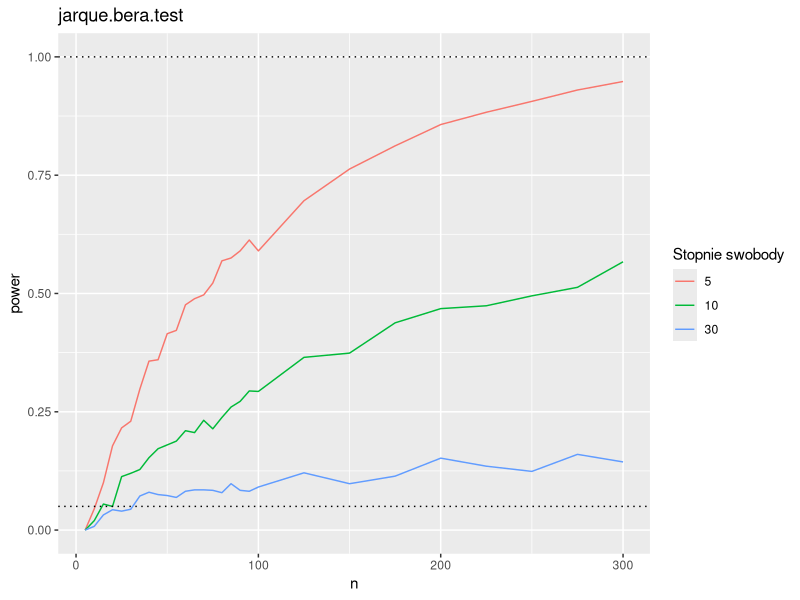
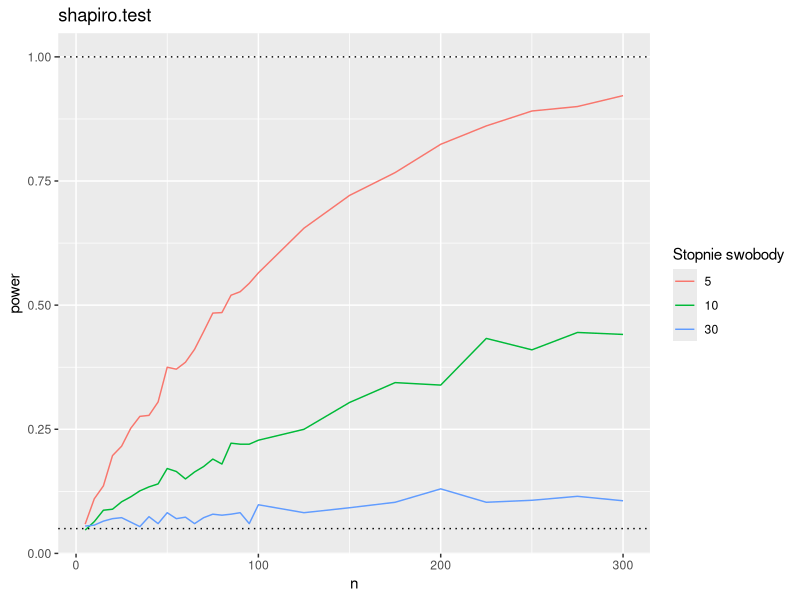
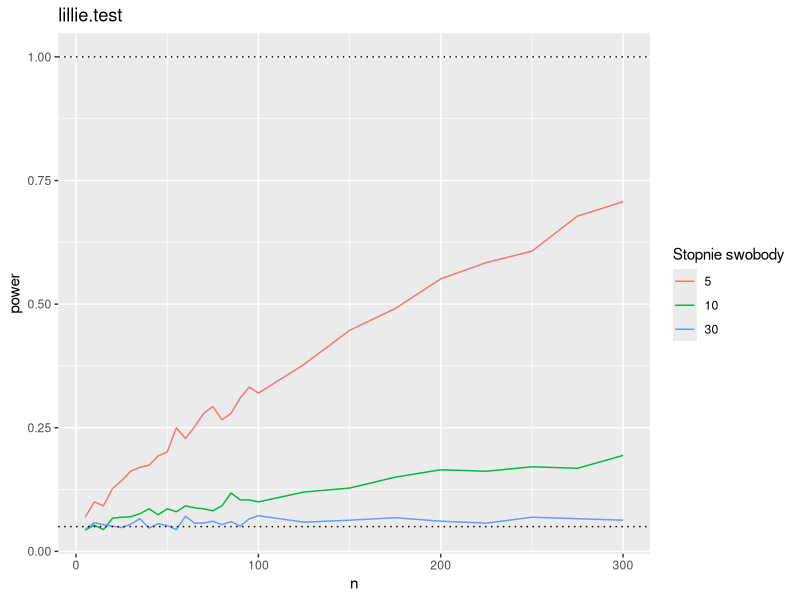

Write the R code that produced these figures, in order.
## ---- chunk 1
knitr::opts_chunk$set(cache = TRUE, warning = FALSE)
## ---- chunk 2
library(nortest)
library(tseries)
library(ggplot2)


power_fun <- function(test, n, df){
  fun_test <- match.fun(test)
  mean(
    sapply(1:1000, function(i) {
      sample <- rt(n,df)
      fun_test(sample)$p.val < 0.05
    })
  )
}

n_seq = c(seq(5,100,5),seq(125,300,25))
df_seq = c(5,10,30)

for(test in c('jarque.bera.test','shapiro.test','lillie.test')){
  data_list <- NULL
  data <- NULL
  data_list <-
    lapply(n_seq, function(n){
      data.frame(
        n = n,
        df = df_seq,
        power = sapply(df_seq, function(df) power_fun(test, n, df))
      )  
    })
  data <- do.call(rbind, data_list)
  plot <- ggplot(data = data, aes(x=n,y=power, col = factor(df))) +
    geom_line() + 
    geom_hline(yintercept=0.05, linetype='dotted') + 
    geom_hline(yintercept=1, linetype='dotted') +
    ggtitle(test) + labs(col = "Stopnie swobody")
  print(plot)
}
